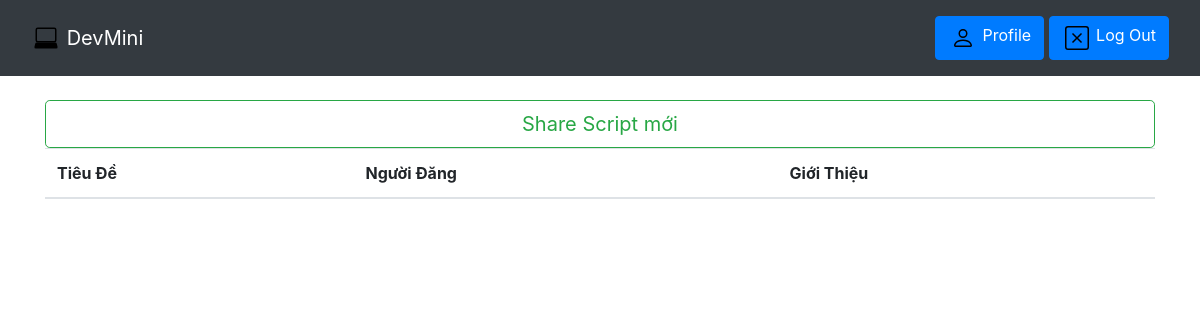
Before: /code/ (signed in) with the older database file.
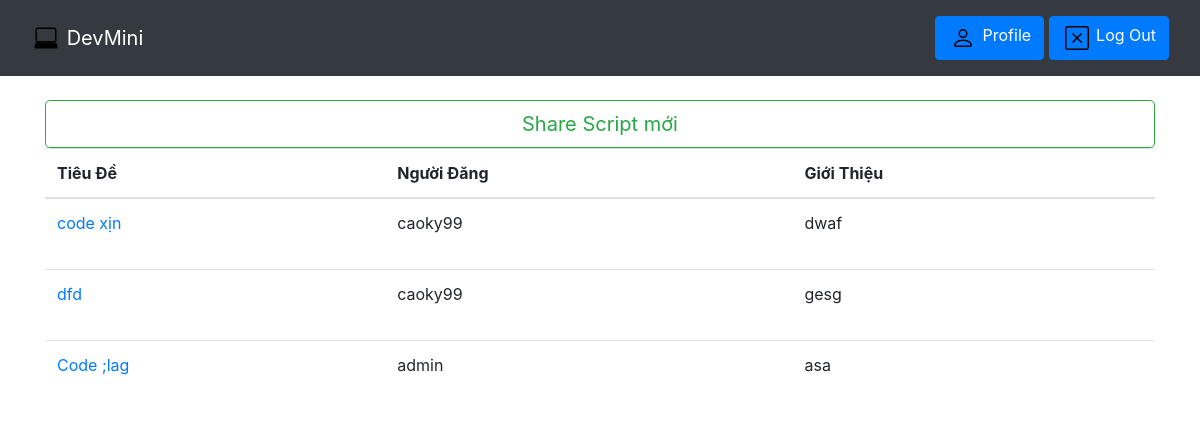
After: the same page with the newer database file.
### home/models.py (models this page shows)
class sharecode(models.Model):
    Title=models.CharField(max_length=200,default="Chưa có tiêu đề")
    Gioithieu=models.TextField()
    Link=models.CharField(max_length=500,default="")
    Chucnang=models.TextField()
    Date=models.DateTimeField(auto_now=True)
    User=models.CharField(max_length=200,default="")

### home/views.py (the view)
# urls.py: path('code/',views.code_list,name="code"),
def code_list(request):
   Data = {'Codex': sharecode.objects.all().order_by('-Date')}
   return render(request, 'pages/code_main.html', Data)

### home/templates/pages/code_main.html (shortened to what this page needs)
{% extends "pages/base.html" %}
{% load static %}
{% block content %}
{% if user.is_superuser %}
<a href="{% url 'share' %}" class="btn btn-outline-success btn-lg btn-block" role="button" aria-pressed="true">Share Script mới</a>
 {% endif %}
   <table class="table">
  <thead>
    <tr>
      <th>Tiêu Đề</th>
      <th>Người Đăng</th>
      <th>Giới Thiệu</th>
    </tr>
  </thead>
  <tbody>
{% for post in Codex %}
    <tr>
      <td>
        <a href="/code/{{post.id}}">
          <p class="text-break">
            <span class="d-inline-block text-truncate" style="max-width: 100px;">
                {{post.Title}}
            </span>
          </p>
        </a>
      </td>
      <td>{{post.User}}</td>
      <td>{{post.Gioithieu}}</td>
   </tr>
 {% endfor %}
  </tbody>
</table>
{% endblock %}

Changed rows visible on the page:
added sharecode: Title "code xịn", User "caoky99", Gioithieu "dwaf"
added sharecode: Title "dfd", User "caoky99", Gioithieu "gesg"
added sharecode: Title "Code ;lag", User "admin", Gioithieu "asa"
